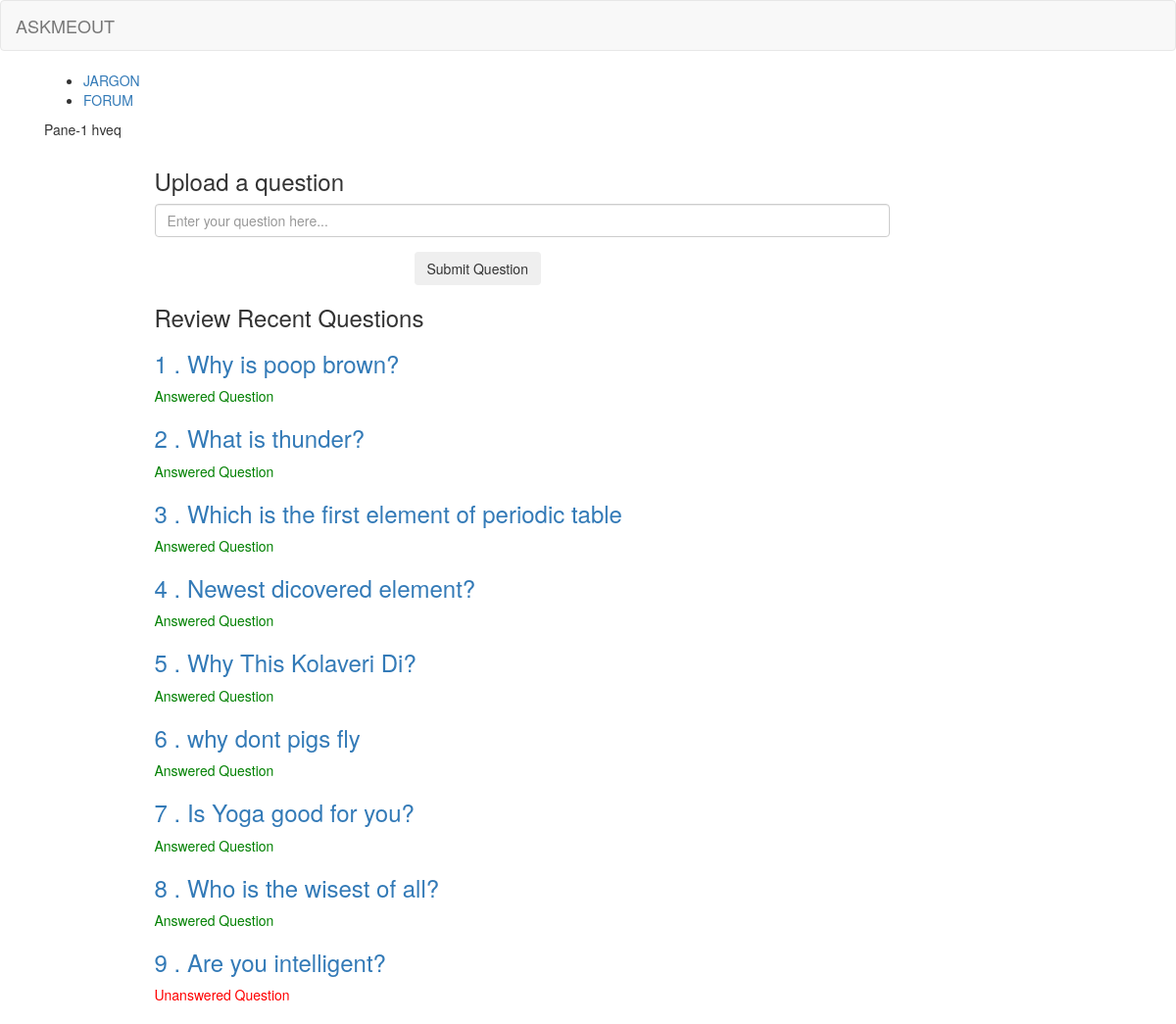
The app's page /forum/ with its own data.
### app/models.py (models this page shows)
class Question(models.Model):
	name = models.TextField(max_length = 500)
	uid = models.CharField(max_length=500)
	qid=models.IntegerField(primary_key=True)
	boolValue = models.BooleanField(default=False)

### app/views.py (the view)
# urls.py: url(r'^forum/', views.forum),
def forum(request):
    questions = Question.objects.all()
    return render(request, 'forum.html',{'questions':questions})

### app/templates/forum.html (shortened to what this page needs)
{% extends 'base.html' %}
{% block content %}
<ul class="mui-tabs__bar mui-tabs__bar--justified">
  <li><a a href="/jargon" data-mui-toggle="tab" data-mui-controls="pane-justified-1">JARGON</a></li>
  <li class="mui--is-active"><a a href="/forum" data-mui-toggle="tab" data-mui-controls="pane-justified-2">FORUM</a></li>
</ul>
<div class="mui-tabs__pane" id="pane-justified-1">Pane-1 hveq </div>
 <div>
<div class="top-content"><p style="background-color: :green">
            <div class="inner-bg">
                <div class="container">
                    <div class="row">
                        <div class="col-sm-8 col-sm-offset-1 text">
                            <h3> Upload a question </h3>
                        </div>
                    </div>
                    <div class="row">
                        <div class="col-sm-8 col-sm-offset-1 form-box">
                            <div class="form-bottom contact-form">
                                <form role="form" action="/sentQues/" method="post">{% csrf_token %}
                                    <div class="form-group">
                                        <input type="text" name="qname" placeholder="Enter your question here..." class="contactqname form-control" id="qname">
                                    </div>
                                    <div class="col-sm-8 col-sm-offset-4 form-box">
                                    <button type="submit" class="btn">Submit Question</button>
                                </div>
                                </form>
                            </div>
                        </div>
                        <div class="col-sm-8 col-sm-offset-1 form-box">
                        <h3>Review Recent Questions</h3>
                        {% for question in questions %}
                                <div class="question">
                                     <h3><a href="/questionDetail/{{question.qid}}">{{ question.qid }} . {{ question.name }} </a></h3>
                                    {% if question.boolValue is True %}
                                    <p style="color:green">Answered Question</p>
                                    {% else %}
                                    <p style="color:red">Unanswered Question</p>
                                    {% endif %}
                                </div>
                            {% endfor %}
                        </div>
                    </div>
                </div>
            </div>
          </p>
        </div>
</div>
{% endblock %}

### app/templates/base.html (shortened to what this page needs)
{% load staticfiles %}
<html>
    <head>
        <link rel="stylesheet" type="text/css" href="{% static 'bootstrap/css/bootstrap.min.css' %}">
        <link href="//cdn.muicss.com/mui-0.9.35/css/mui.min.css" rel="stylesheet" type="text/css" />
    </head>
    <body>
        <nav class="navbar navbar-default">
          <div class="container-fluid">
            <div class="navbar-header">
              <a class="navbar-brand" href="/ask">ASKMEOUT</a>
            </div>
            <div class="collapse navbar-collapse" id="bs-example-navbar-collapse-1">
            </div>
          </div>
        </nav>
        <div class="container">
        <div class="content container">
            <div class="row">
                <div class="col-md-8">
                    {% block content %}
                    {% endblock %}
                </div>
            </div>
        </div>
    </div>
    </body>
</html>

### records on screen
Question: qid "1", name "Why is poop brown?", boolValue "Answered Question"
Question: qid "2", name "What is thunder?", boolValue "Answered Question"
Question: qid "3", name "Which is the first element of periodic table", boolValue "Answered Question"
Question: qid "4", name "Newest dicovered element?", boolValue "Answered Question"
Question: qid "5", name "Why This Kolaveri Di?", boolValue "Answered Question"
Question: qid "6", name "why dont pigs fly", boolValue "Answered Question"
Question: qid "7", name "Is Yoga good for you?", boolValue "Answered Question"
Question: qid "8", name "Who is the wisest of all?", boolValue "Answered Question"
Question: qid "9", name "Are you intelligent?", boolValue "Unanswered Question"
